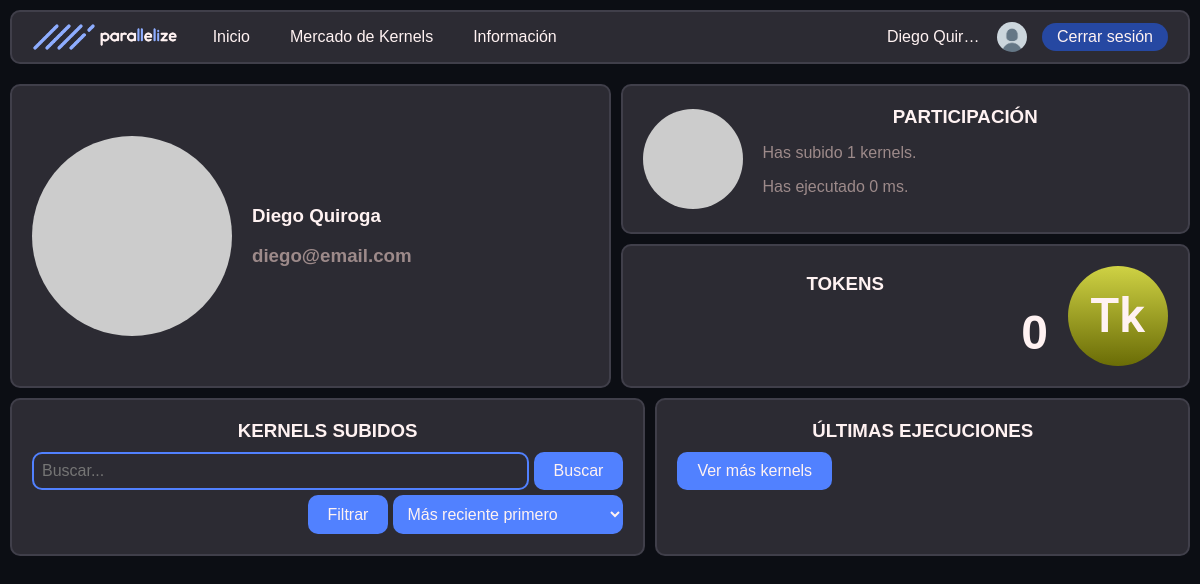
/profile_view.php?id=diego@email.com (signed in), run on the app's committed database.
### tables this page shows
CREATE TABLE `users` (
  `user_email` varchar(60) NOT NULL,
  `user_password` varchar(60) NOT NULL,
  `millis_crunched` int(11) NOT NULL DEFAULT 0,
  `ranking` int(11) NOT NULL DEFAULT -1,
  `tokens` double NOT NULL DEFAULT 0,
  `last_active` date NOT NULL DEFAULT current_timestamp(),
  `blocked` tinyint(1) NOT NULL DEFAULT 0,
  `user_name` varchar(20) NOT NULL,
  `is_admin` tinyint(1) NOT NULL DEFAULT 0
);

### includes/src/dao/Usuario.php (called while the page is built, shortened)
<?php
class Usuario
{
    private $user_name;
    private $user_email;
    private $millis_crunched;
    private $tokens;
    public static function buscaUsuario($user_email)
    {
        $conn = Aplicacion::getInstance()->getConexionBd();
        $query = sprintf("SELECT * FROM users U WHERE U.user_email = '%s'", $conn->real_escape_string($user_email));
        $rs = $conn->query($query);
        if ($rs->num_rows == 0) {
            return false;
        } else {
            $fila = $rs->fetch_assoc();
            return new Usuario($fila['user_name'], $fila['user_email'], $fila['user_password'],
                $fila['millis_crunched'], $fila['ranking'], $fila['tokens'], $fila['last_active'], $fila['blocked'],
                $fila['is_admin']);
        }
    }
    public function __construct($user_name, $user_email, $user_password, $millis_crunched, $ranking, $tokens, $last_active, $blocked, $is_admin)
    {
        $this->user_name = $user_name;
        $this->user_email = $user_email;
        $this->millis_crunched = $millis_crunched;
        $this->tokens = $tokens;
    }
    public function getName()
    {
        return $this->user_name;
    }
    public function getEmail()
    {
        return $this->user_email;
    }
    public function gettokens()
    {
        return $this->tokens;
    }
    public function getMsCrunched()
    {
        return $this->millis_crunched;
    }
    public function getKernelCount()
    {
        return sizeof(\parallelize_namespace\Kernel::buscaKernelDeUsuario($this));
    }
    public function getPicUrl()
    {
        return RUTA_IMGS."/default_profile_pic.png";
    }
}

### includes/src/dao/Kernel.php (called while the page is built, shortened)
<?php
class Kernel
{
    public static function buscaKernelDeUsuario(Usuario $user)
    {
        $conn = Aplicacion::getInstance()->getConexionBd();
        $query = sprintf("SELECT * FROM kernels K WHERE K.user_email = '%s'", $conn->real_escape_string($user->getEmail()));
        $rs = $conn->query($query);
        $raw_kernels = $rs->fetch_all(MYSQLI_ASSOC);
        $ret = [];
        foreach ($raw_kernels as $rk) {
            $ret[] = new Kernel(
                $rk['name'],
                $rk['user_email'],
                $rk['id'],
                $rk['js_code'],
                $rk['description'],
                $rk['total_reward'],
                $rk['reward_per_line'],
                $rk["iteration_count"],
                $rk['upload_time']
            );
        }
        return $ret;
    }
}

### profile_view.php (the view, shortened to what this page needs)
<?php
if (!isset($_GET['id']) ||
    ($user = Usuario::buscaUsuario($_GET['id'])) === false) {
    $profile_msg = ERROR_MSG;
}
else{
    $profile_msg = $_GET['id'];
}
?>
<!DOCTYPE html>
<html lang="es">
<head>
    <link rel="stylesheet" href="./<?= RUTA_CSS ?>/nav_bar.css">
    <link rel="stylesheet" href="./<?= RUTA_CSS ?>/user_nav_bar.css">
    <link rel="stylesheet" href="./<?= RUTA_CSS ?>/profile_view.css">
</head>
<body>
    <?php require_once("./includes/src/vistas/nav_bar.php") ?>
    <div class="main-container">
    <?php if(strcmp($profile_msg, ERROR_MSG) == 0): ?>
        <h1><?= $profile_msg ?></h1>
    <?php else: ?>
        <div class="sections-container">
            <div class="section section-h">
                <img class="circle-border" src="https://picsum.photos/200/200" alt="" width="200" height="200">
                <div class="lateral-info">
                    <h3><?= $user->getName() ?></h3>
                    <h3 class="t-muted"><?= $user->getEmail() ?></h3>
                </div>
            </div>
            <div class="sections-container">
                <div class="section section-h">
                    <img class="circle-border" src="https://picsum.photos/100/100" alt="" width="100" height="100">
                    <div class="lateral-info">
                        <h3 class="title">PARTICIPACIÓN</h3>
                        <p class="t-muted">Has subido
                            <?= $user->getKernelCount() ?> kernels.
                        </p>
                        <p class="t-muted">Has ejecutado
                            <?= $user->getMsCrunched() ?> ms.
                        </p>
                    </div>
                </div>
                <div class="section section-h">
                    <div class="lateral-info">
                        <h3 class="title">TOKENS</h3>
                        <div class="flex-between">
                            <h3 class="t-big no-margin">
                                <?= \parallelize_namespace\Usuario::buscaUsuario($_SESSION["user_email"])->gettokens() ?>
                            </h3>
                        </div>
                    </div>
                    <img src="<?= RUTA_SVG ?>/Token_i.svg" alt="" width="100" heigh="100">
                </div>
            </div>
            <div class="section">
                <h3 class="title">KERNELS SUBIDOS</h3>
                <form class="search-form" action="">
                    <div class="main-panel">
                        <input class="input-field" type="text" name="" id="" placeholder="Buscar...">
                        <button class="button c-h-blue" type="submit">Buscar</button>
                    </div>
                    <div class="option-panel">
                        <button class="button c-h-blue" >Filtrar</button>
                        <select class="select" name="orderby" id="orderby">
                            <optgroup label="Fecha">
                                <option value="more recent first">Más reciente primero</option>
                            </optgroup>
                        </select>
                    </div>
                </form>
            </div>
            <div class="section">
                <h3 class="title">ÚLTIMAS EJECUCIONES</h3>
                <button class="button c-h-blue" >Ver más kernels</button>
            </div>
        </div>
    <?php endif; ?>
    </div>
</body>
</html>

### includes/src/vistas/nav_bar.php (shortened to what this page needs)
<div id="nav-bar-container">
    <div id="nav-bar">
        <div class="nav-bar-sec">
            <a href="index.php"><img src="<?= RUTA_IMGS ?>/logo-h-dMode.png" alt="" height="30"></a>
            <ul class="links-sec">
                <li><a href="index.php">Inicio</a></li>
                <li><a href="kernel_marketplace.php">Mercado de Kernels</a>
                </li>
                <li><a href="FAQ.php">Información</a>
                </li>
            </ul>
        </div>
        <?php if (isset($_SESSION["user_email"])): ?>
            <div class="nav-bar-sec">
                <p class="username no-margin">
                    <a href="user_dashboard.php">
                        <?= \parallelize_namespace\Usuario::buscaUsuario($_SESSION["user_email"])->getName(); ?>
                    </a>
                </p>
                <a href="user_dashboard.php">
                    <img class="circle-border" src="<?= \parallelize_namespace\Usuario::buscaUsuario($_SESSION["user_email"])->getPicUrl(); ?>" alt=""
                        width="30" height="30"/>
                </a>
                <button class="small-button c-h-b-blue" onclick="location.href='logout.php'">Cerrar
                    sesión</button>
            </div>
        <?php endif; ?>
    </div>
</div>

### css/nav_bar.css (style rules this page uses)
#nav-bar-container { position: sticky; top: 0px; padding: 10px; width: 100%; box-sizing: border-box; }
#nav-bar { background-color: var(--gris); height: 54px; padding: 0px 20px; box-sizing: border-box; display: flex; align-items: center; justify-content: space-between; border-radius: 10px; width: 100%; border: 2px solid var(--h-gris); }
#nav-bar > .nav-bar-sec { display: flex; gap: 15px; align-items: center; }
#nav-bar ul { list-style-type: none; margin: 0; padding: 0; }
#nav-bar li { padding: 16px 20px; transition: all 0.3s; }
#nav-bar a { color: inherit; text-decoration: none; }
#nav-bar a > img { display: block; }
#nav-bar .username { max-width: 95px; text-overflow: ellipsis; white-space: nowrap; overflow: hidden; }
#nav-bar > .nav-bar-sec > ul > li { display: inline-block; }
#nav-bar > .nav-bar-sec > ul { display: flex; align-items: center; }

### css/profile_view.css (style rules this page uses)
.sections-container > .section:first-child, .section:nth-child(2) { min-width: calc(50% - 5px); }

### css/global.css (style rules this page uses)
:root { --main: #8EADFF; --h-blue: #5181FF; --h-b-blue: #2648A2; --gris: #2C2B33; --h-gris: #403f4a; --bg: #0C0E14; --white: #FFF2F2; --m-white: #c1bbbb; --m-text: #9D8A8A; --l-gris: #4E4D5A; --red: #CE4B4B; --green: #51B940; }
body { font-family: Arial, Helvetica, sans-serif; background-color: var(--bg); margin: 0px; color: var(--white); font-weight: 500; min-height: 100vh; display: flex; flex-direction: column; }
.main-container { padding: 10px; flex: 1; }
a { text-decoration: none; color: var(--h-blue); }
.c-h-blue { background-color: var(--h-blue); }
.c-h-b-blue { background-color: var(--h-b-blue); }
.t-muted { color: var(--m-text); }
.t-big { font-size: 3rem; }
.no-margin { margin: 0px; }
.circle-border { border-radius: 50%; }
.flex-between { display: flex; justify-content: space-between; align-items: center; }
.small-button { font: inherit; padding: 5px 15px; border-radius: 15px; border: none; color: inherit; transition: filter 0.4s; }
.button { font: inherit; padding: 10px 20px; border-radius: 10px; border: none; color: inherit; transition: filter 0.4s; }
.input-field { font: inherit; padding: 8px; background-color: inherit; border: 2px solid var(--h-blue); border-radius: 10px; color: inherit; width: 100%; box-sizing: border-box; }
.select { font: inherit; padding: 10px; border-radius: 10px; color: inherit; background-color: var(--h-blue); border: none; }
.search-form { display: flex; flex-direction: column; gap: 5px; }
.search-form>.main-panel, .search-form>.option-panel { display: flex; justify-content: end; gap: 5px; }
.sections-container { display: flex; flex-wrap: wrap; gap: 10px; }
.sections-container .section { background-color: var(--gris); border-radius: 10px; padding: 20px; box-sizing: border-box; flex-grow: 1; border: 2px solid var(--h-gris); }
.sections-container .section .title { margin: 0px 0px 10px 0px; text-align: center; }
.sections-container .section-h { display: flex; gap: 20px; align-items: center; }
.sections-container .section-h>.lateral-info { width: 100%; align-items: center; }

### data on the page
users: user_name "Diego Quir…", user_name "Diego Quiroga", user_email "diego@email.com", millis_crunched "0"

### other printed values
$user->getKernelCount() "1"
